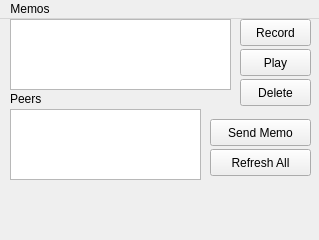
<?xml version="1.0" encoding="UTF-8"?>
<ui version="4.0">
 <class>MainWindow</class>
 <widget class="QMainWindow" name="MainWindow">
  <property name="geometry">
   <rect>
    <x>0</x>
    <y>0</y>
    <width>319</width>
    <height>240</height>
   </rect>
  </property>
  <property name="windowTitle">
   <string>Memos</string>
  </property>
  <widget class="QWidget" name="centralwidget">
   <widget class="QListWidget" name="listMemos">
    <property name="geometry">
     <rect>
      <x>10</x>
      <y>0</y>
      <width>221</width>
      <height>71</height>
     </rect>
    </property>
    <property name="toolTip">
     <string>Memos</string>
    </property>
   </widget>
   <widget class="QListWidget" name="listPeers">
    <property name="geometry">
     <rect>
      <x>10</x>
      <y>90</y>
      <width>191</width>
      <height>71</height>
     </rect>
    </property>
    <property name="toolTip">
     <string>Peers</string>
    </property>
   </widget>
   <widget class="QPushButton" name="btnRefreshAll">
    <property name="geometry">
     <rect>
      <x>210</x>
      <y>130</y>
      <width>101</width>
      <height>27</height>
     </rect>
    </property>
    <property name="text">
     <string>Refresh All</string>
    </property>
   </widget>
   <widget class="QPushButton" name="btnSendMemo">
    <property name="geometry">
     <rect>
      <x>210</x>
      <y>100</y>
      <width>101</width>
      <height>27</height>
     </rect>
    </property>
    <property name="text">
     <string>Send Memo</string>
    </property>
   </widget>
   <widget class="QPushButton" name="btnRecordMemo">
    <property name="geometry">
     <rect>
      <x>240</x>
      <y>0</y>
      <width>71</width>
      <height>27</height>
     </rect>
    </property>
    <property name="text">
     <string>Record</string>
    </property>
   </widget>
   <widget class="QPushButton" name="btnPlayMemo">
    <property name="geometry">
     <rect>
      <x>240</x>
      <y>30</y>
      <width>71</width>
      <height>27</height>
     </rect>
    </property>
    <property name="text">
     <string>Play</string>
    </property>
   </widget>
   <widget class="QPushButton" name="btnDeleteMemo">
    <property name="geometry">
     <rect>
      <x>240</x>
      <y>60</y>
      <width>71</width>
      <height>27</height>
     </rect>
    </property>
    <property name="text">
     <string>Delete</string>
    </property>
   </widget>
   <widget class="QLabel" name="labelPeers">
    <property name="geometry">
     <rect>
      <x>10</x>
      <y>70</y>
      <width>31</width>
      <height>17</height>
     </rect>
    </property>
    <property name="styleSheet">
     <string notr="true">font: 8pt &quot;Ubuntu&quot;;</string>
    </property>
    <property name="text">
     <string>Peers</string>
    </property>
    <property name="alignment">
     <set>Qt::AlignBottom|Qt::AlignLeading|Qt::AlignLeft</set>
    </property>
   </widget>
  </widget>
  <widget class="QMenuBar" name="menubar">
   <property name="geometry">
    <rect>
     <x>0</x>
     <y>0</y>
     <width>319</width>
     <height>25</height>
    </rect>
   </property>
   <widget class="QMenu" name="menuMemos">
    <property name="title">
     <string>Memos</string>
    </property>
    <addaction name="actionRefreshMemos"/>
    <addaction name="actionRefreshPeers"/>
    <addaction name="separator"/>
    <addaction name="actionClose"/>
   </widget>
   <addaction name="menuMemos"/>
  </widget>
  <action name="actionRefreshMemos">
   <property name="text">
    <string>Refresh Memos</string>
   </property>
  </action>
  <action name="actionClose">
   <property name="text">
    <string>Close</string>
   </property>
  </action>
  <action name="actionRefreshPeers">
   <property name="text">
    <string>Refresh Peers</string>
   </property>
  </action>
 </widget>
 <resources/>
 <connections>
  <connection>
   <sender>actionClose</sender>
   <signal>triggered()</signal>
   <receiver>MainWindow</receiver>
   <slot>close()</slot>
   <hints>
    <hint type="sourcelabel">
     <x>-1</x>
     <y>-1</y>
    </hint>
    <hint type="destinationlabel">
     <x>159</x>
     <y>119</y>
    </hint>
   </hints>
  </connection>
 </connections>
</ui>
